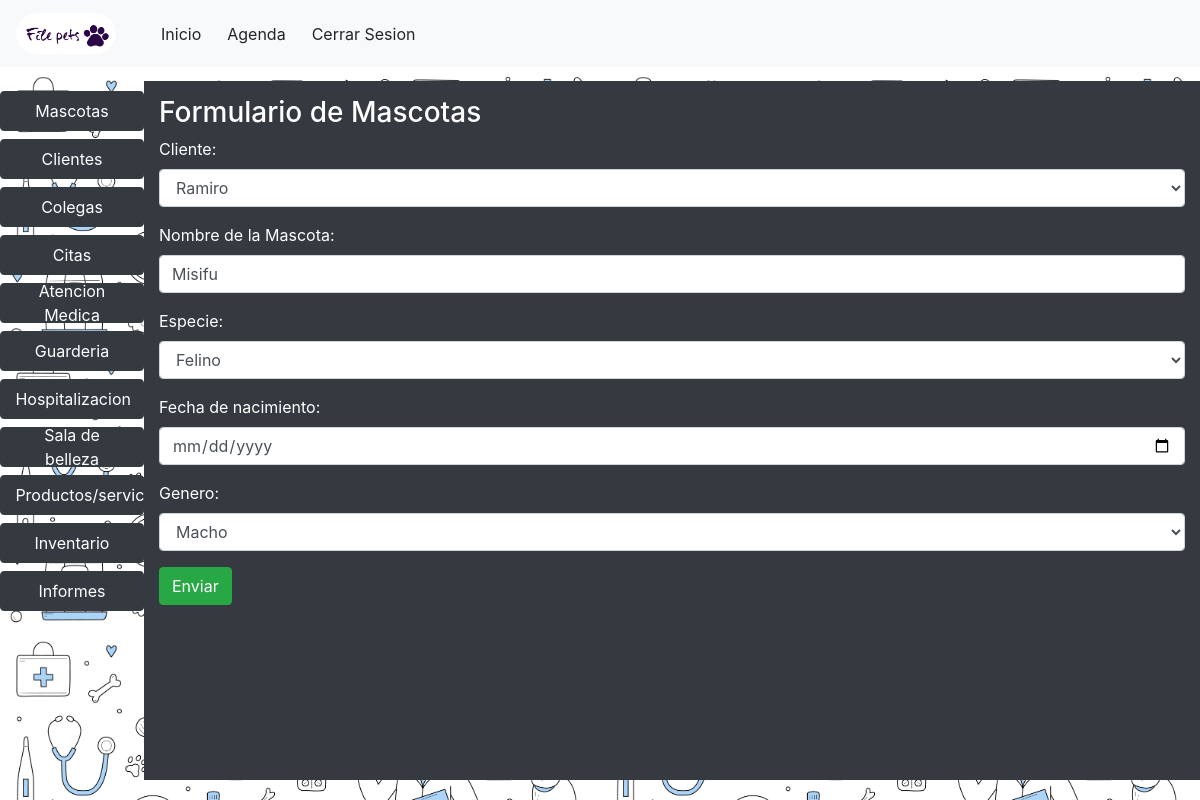
The page /actualizar/mascota/2 (signed in) on the database its author committed.
### veterinary/models.py (models this page shows, shortened)
class Pet(models.Model):
    client = models.ForeignKey(Client, on_delete= models.PROTECT)
    namePet = models.CharField(max_length=30,blank=False,null=False)
    species = models.CharField(max_length=30,blank=True,null=True)
    birthdate = models.DateField(blank=True,null=True)
    gender = models.CharField(max_length=6 , blank=False, null = False, default='Desconocido')

### veterinary/views.py (the view)
# urls.py: path("actualizar/mascota/<int:id>",views.updatePet,name='updatePet'),
@login_required(login_url='login')
def updatePet(request,id):
    pet = Pet.objects.get(id=id)
    if request.method == 'POST':
        form = PetForm(request.POST, instance=pet)
        if form.is_valid():
            form.save()
            return redirect(detailPet)
    else:
        form = PetForm(instance=pet)
    context= {'form':form}
    return render(request,'veterinary/registerPet.html',context)

### veterinary/forms.py
class PetForm(ModelForm):
    class Meta:
        model = Pet
        fields = '__all__'
        CHOICES = (('Macho', 'Macho'),('Hembra', 'Hembra'),)
        CHOICESPECIES = (('Felino', 'Felino'),('Canino', 'Canino'),('Aves','Aves'),('Otro','Otro'))
        widgets = {
            'client': Select(attrs={'class':'form-control'}),
            'namePet':TextInput(attrs={'class':'form-control'}),
            'species':Select(attrs={'class':'form-control'},choices= CHOICESPECIES),
            'gender':Select(attrs={'class':'form-control'},choices= CHOICES ),
            'birthdate':DateInput(attrs={'class':'form-control','type':'date'}),
        }
        labels = {
            'client': 'Cliente',
            'namePet':'Nombre de la Mascota',
            'species':'Especie',
            'gender':'Genero',
            'birthdate':'Fecha de nacimiento'
        }

### veterinary/models.py (called while the page is built)
    def __str__(self):
        return self.name

### templates/veterinary/registerPet.html (shortened to what this page needs)
{% extends 'layout/base.html' %}
{% block 'style' %}
{% load static %}
<link rel="stylesheet" href="{% static 'css/estilo.css' %}">
{% endblock %}
{% block 'header' %}
{% include 'layout/partials/headerbase.html' %}
{% endblock %}
{% block 'content' %}
<div class="left-menu">
  <div class="caja1">
    {% include 'layout/partials/leftmenu.html' %}
  </div>
   <div class="caja3">
    <div class="container bg-dark">
      <h3> Formulario de Mascotas</h3>
      <form method="POST">
        {{form.as_p}}
        <input type="submit" value="Enviar" class="btn btn-success">
      </form>
    </div>
  </div>
{% endblock %}

### static/css/estilo.css (style rules this page uses)
.left-menu { display: flex; flex-wrap: wrap; width: 100vw; height: 92vh; justify-content: space-between; align-content: space-around; background-image: url('/static/img/fondoindex.jpg'); background-size: 50%; background-repeat:repeat; opacity: 1; overflow-x: hidden;; }
.caja1 { margin-top: 10px; display: flex; flex-direction: column; height: 95%; flex-grow: 1; order: 1 ; max-width:12vw ; }
.caja3 { display: flex; height: 95%; justify-content: center; flex-grow: 3; order: 2 ; width: max-content; }
.container { padding: 15px; color: white; }

### rows shown on the page
Pet: client "Ramiro", namePet "Misifu", species "Felino", gender "Macho"
